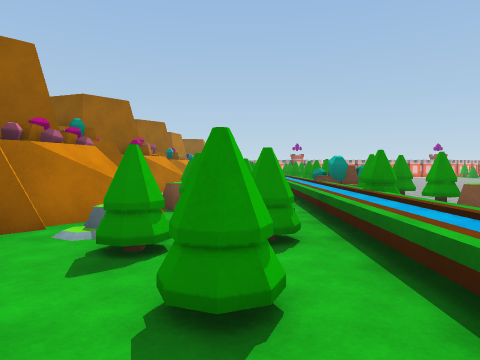
view 1 (above)

24 first-person views from a walk through a Unity game level. The camera is 1.4 m above the floor, tilts 2° down and sees 70° across. The floor is counted in squares, 2 m on a side. Each view is taken from the middle of a square. On the plan, view 1 faces up. The plan holds only what a view shows up to about 11 squares ahead; the rest is blank. The place goes on beyond the plan. Some animated figures are not drawn. Surface patterns are stand-ins for the level's own textures.

view 2
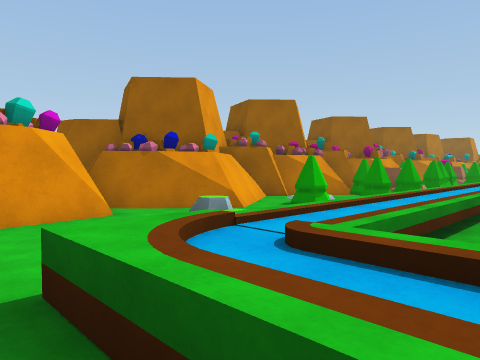

view 3
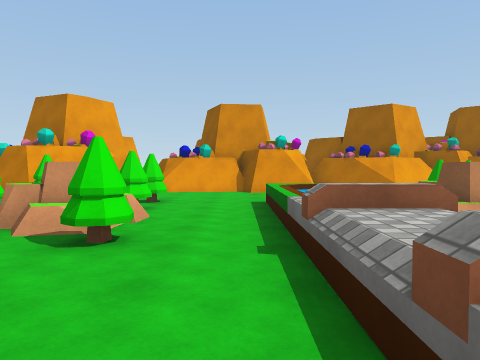

view 4
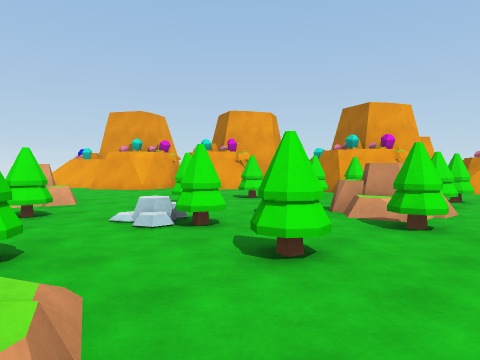

view 5
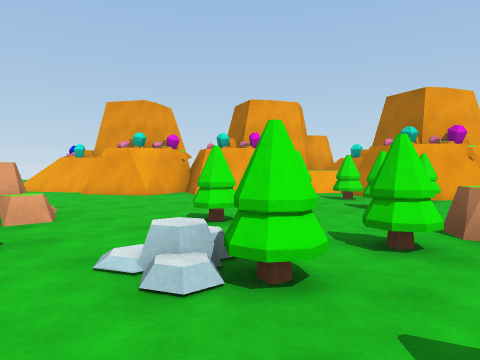

view 6
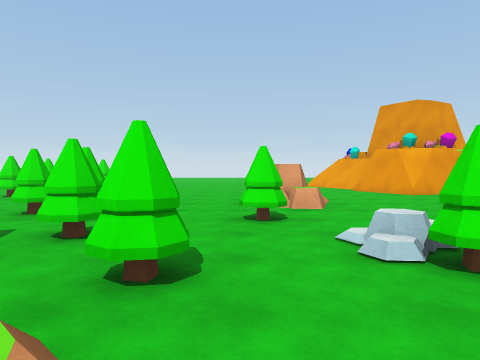

view 7
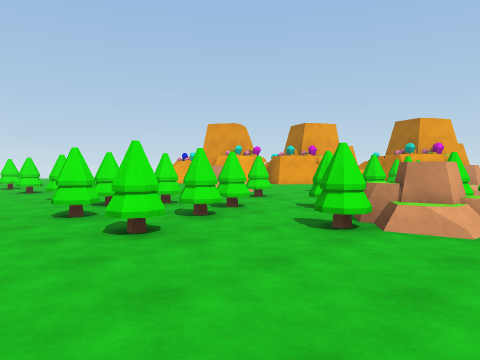

view 8
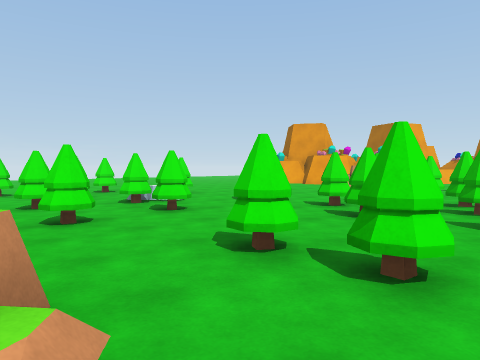

view 9
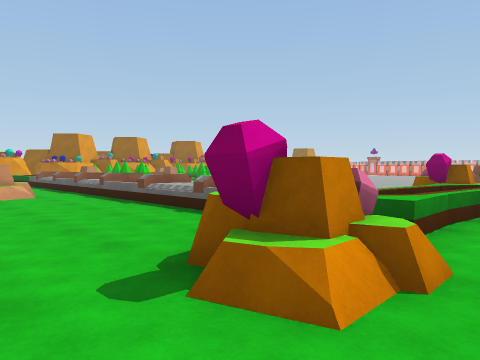

view 10
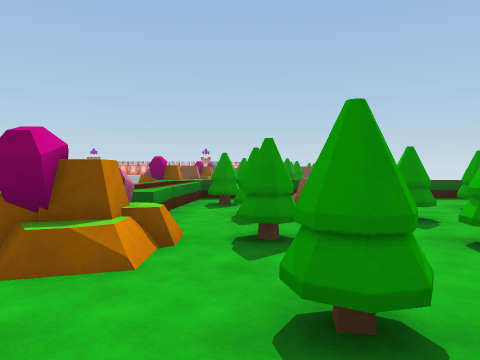

view 11
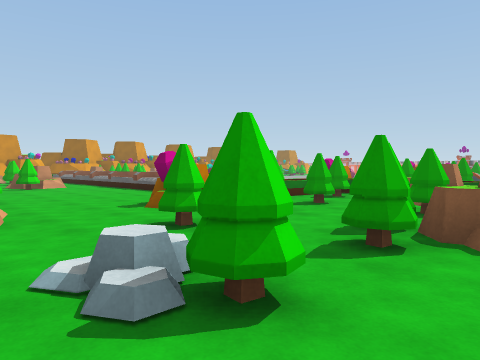

view 12
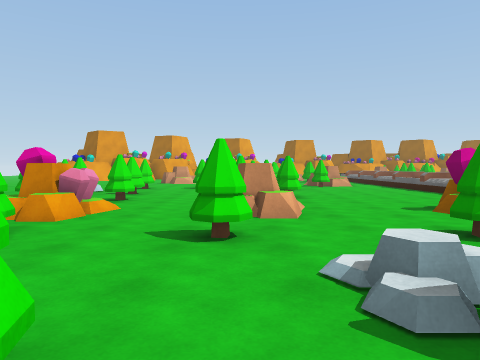

view 13
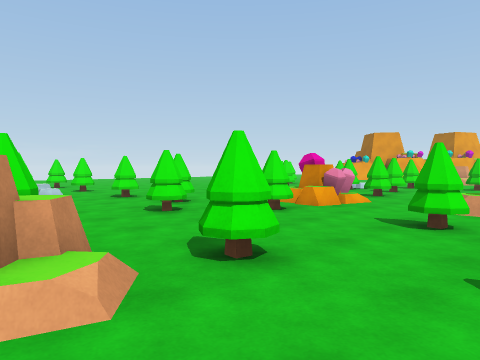

view 14
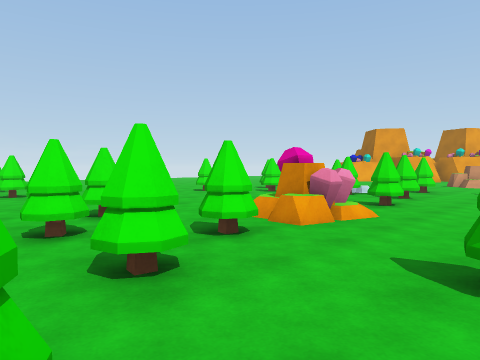

view 15
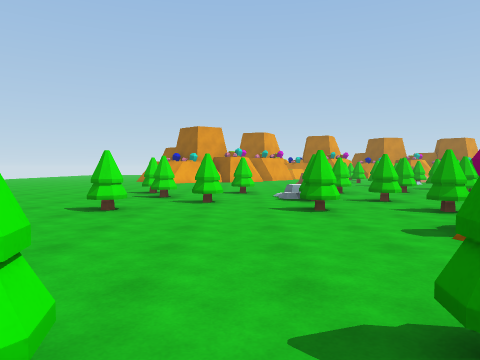

view 16
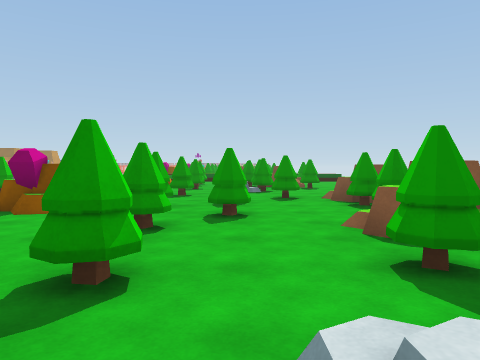

view 17
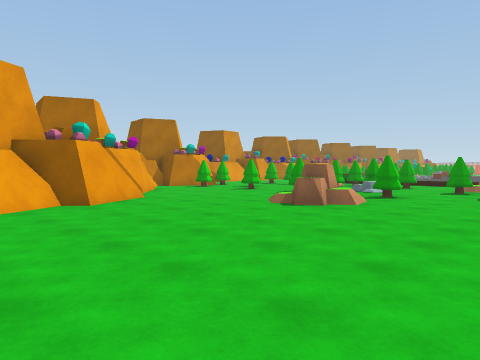

view 18
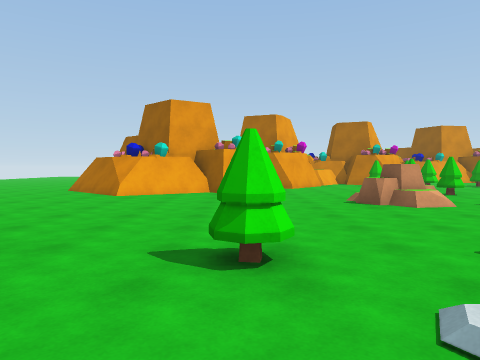

view 19
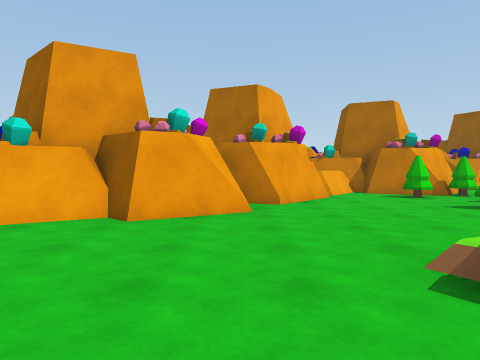

view 20
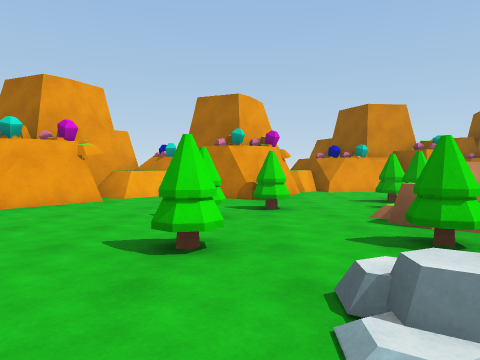

view 21
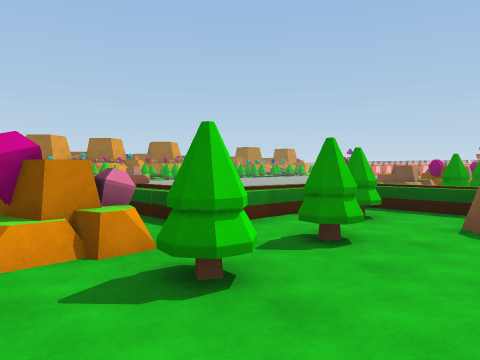

view 22
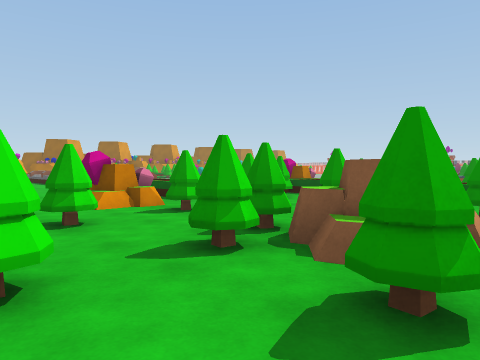

view 23
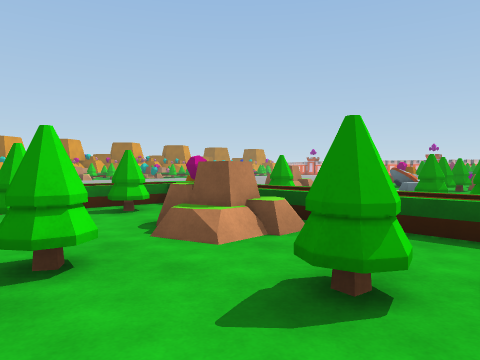

view 24
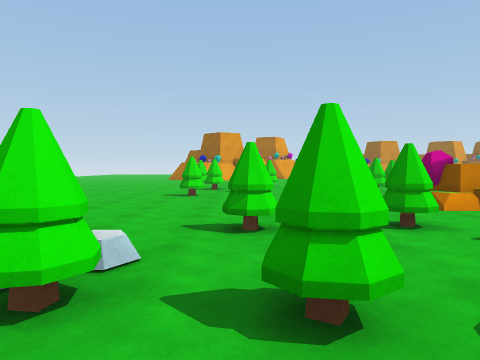

### Floor plan
Points are (right, up) in squares from view 1. A wall is a line through its corners. A room is listed if a view was taken in it or the views show most of it. See-through windows are left out.
Room 1 (view 1)
walls: (-1.5, 5.4) (-2.6, 4.2); (-2.1, 5.1) (-2.6, 4.5); (-1.7, 10.4) (-2.5, 9.6); (-2.6, 2.9) (-1.5, 1.3); (-2.6, 2.5) (-1.9, 1.4); (-1.4, 1.4) (-2.6, 0); (-2.1, 1) (-2.6, 0.5); (-2, -0.7) (-1.8, -2.6); (-2.6, -0.9) (-2.2, -1.2) (-2, -2.6)
low walls: (-2.5, 3.1) (-1.4, 1.4)
ways out: opening at (-0.5, -2) to room 2; opening at (2, -1)
objects: other object (-2, 9) to (-1, 9); rock (-1, 0); tree (-1, 3); rock (-1, 4); tree (-1, 5); other object (-1, 6) to (0, 6); tree (0, 2); tree (0, 3) to (0, 4); tree (0, 5) to (1, 5); tree (0, 7) to (0, 8); other object (0, 9); other object (0, 10); other object (0, 11) to (1, 11); tree (2, 5) to (2, 6)
Room 2 (views 2, 3, 4, 5, 6, 7, 8, 9, 10, 11, 12, 13, 14, 15, 16, 17, 18, 19, 20, 21, 22, 23, 24)
walls: (3, -13.2) (3.6, -13.5); (3.9, -15) (5.2, -17.2); (3.8, -15.2) (4, -15.6); (4.4, -16.3) (4.8, -17); (2, -12) (2.1, -12.5); (1.8, -12) (1.9, -12.5); (1.6, -13.4) (3.5, -12.9) (4.4, -14.4); (0.8, -11.1) (2.3, -12.3) (1.7, -13.5) (3.4, -13.1) (4.2, -14.5) (3.3, -15.4); (0, -7.8) (-0.4, -8.6); (-0.3, -7.5) (-0.2, -8.2); (-0.4, -8.7) (-0.7, -9.3); (-0.5, -9.2) (-2.1, -9); (-1.1, -11.1) (-0.3, -11.7); (-1.4, -6.6) (0.1, -7.8); (-1.9, -8.3) (-2.5, -9.6); (-2.5, -4.5) (-2.5, -5); (-2.4, -3.4) (-2.2, -5.4)
low walls: (17.5, -2.5) (0.9, -2.5); (4.4, -14.4) (3.9, -15); (4, -14.8) (5.3, -17.1); (2.9, -1.6) (2, -1.6); (0.1, -7.8) (-0.5, -9.4) (-1.2, -9.3); (24.1, 0.8) (18, 0.8); (-2.1, -10.5) (-2.3, -10.9); (-2.2, -3.5) (-2, -5.3) (-2.5, -5.5)
ways out: opening at (-0.5, -2) to room 1; gap at (17, -3)
objects: tree (0, -7); tree (1, -9); tree (1, -5); tree (2, -8); tree (2, -5); tree (3, -9); other object (3, -6) to (4, -5); tree (5, -9); tree (5, -6); tree (5, -4); rock (6, -7) to (7, -7); tree (6, -6); other object (7, -11) to (8, -10); tree (7, -5); tree (8, -9); tree (9, -6); other object (9, -5) to (10, -4); tree (10, -9); tree (10, -8); tree (10, -5); tree (11, -16); tree (11, -14); tree (11, -11); tree (11, -9); tree (11, -7); tree (12, -8); tree (12, -7); tree (13, -16); rock (13, -13); tree (13, -12) to (14, -12); tree (14, -15); tree (14, -11); tree (15, -16); tree (15, -13); tree (15, -11); tree (15, -8); tree (15, -7); crystal (17, -11) to (18, -11); other object (17, -8) to (18, -8); crystal (17, -4) to (18, -4); tree (18, 0) to (19, 0); tree (19, -11); tree (19, -8); tree (19, -4); tree (19, -2); tree (20, -17); tree (20, -15); tree (20, -13); tree (20, -5); other object (20, -1) to (21, 0); tree (21, -12); tree (21, -10); rock (21, -7); tree (21, -4) to (22, -4); tree (21, -2); tree (22, -17); rock (22, -16); tree (22, -15) to (23, -14); tree (22, -9); tree (22, -7); tree (22, -5); other object (23, -13) to (24, -13); tree (23, -12); tree (23, -10) to (24, -10); other object (23, -9) to (24, -9); tree (23, -5); other object (23, -4); tree (23, -1)

Positions as (right, up) in squares from view 1, and headings:
1: (0, 0), facing up
2: (3, -3), facing up-left
3: (8, -3), facing left
4: (9, -3), facing down-left
5: (8, -5), facing down-left
6: (8, -4), facing down
7: (14, -3), facing down-left
8: (17, -6), facing down-left
9: (19, -6), facing up-left
10: (19, -7), facing up
11: (23, -8), facing up-left
12: (23, -8), facing left
13: (24, -7), facing down-left
14: (22, -8), facing down-left
15: (21, -14), facing left
16: (21, -17), facing up
17: (11, -17), facing up-left
18: (14, -14), facing left
19: (9, -13), facing left
20: (8, -8), facing left
21: (21, -5), facing up-left
22: (24, -7), facing up-left
23: (24, -3), facing up-left
24: (24, -15), facing left
